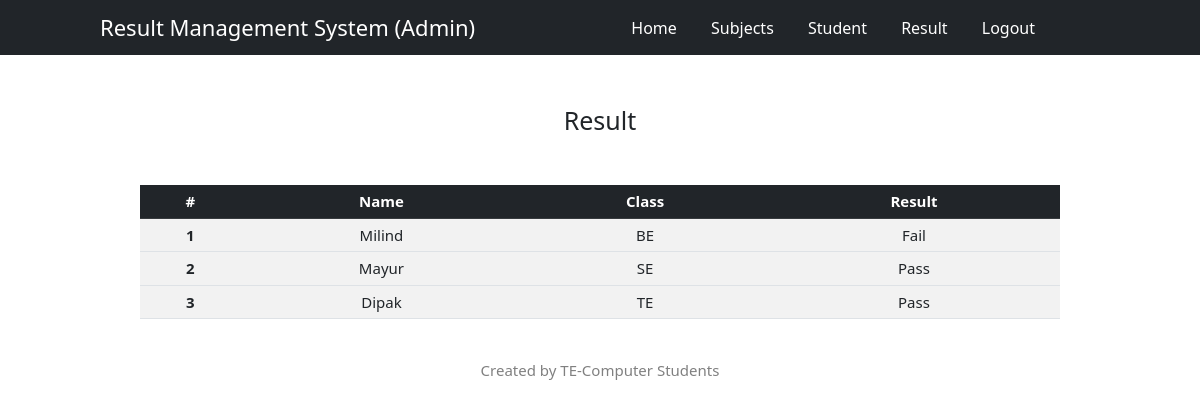
/edit_result.php, run on the app's committed database.
### tables this page shows
CREATE TABLE `stud` (
  `seatno` varchar(10) NOT NULL,
  `name` varchar(50) NOT NULL,
  `pass` varchar(15) NOT NULL,
  `class` varchar(5) NOT NULL,
  `m1` int(3) NOT NULL,
  `m2` int(3) NOT NULL,
  `m3` int(3) NOT NULL,
  `m4` int(3) NOT NULL,
  `m5` int(3) NOT NULL,
  `total` int(3) NOT NULL,
  `percent` float NOT NULL,
  `result` char(3) NOT NULL
);

### edit_result.php (the view, shortened to what this page needs)
<!DOCTYPE html>
<html lang="en">
<head>
    <link href="https://cdn.jsdelivr.net/npm/bootstrap@5.3.0-alpha3/dist/css/bootstrap.min.css" rel="stylesheet">
    <link rel="stylesheet" href="https://cdn.jsdelivr.net/npm/bootstrap-icons@1.10.5/font/bootstrap-icons.css">
</head>
<body>
    <?php
        include('init.php');
        $sql1 = "SELECT name, class, result FROM stud";
        $res = mysqli_query($con, $sql1);
        $num_rows = mysqli_num_rows($res);
    ?>
    <nav class="navbar">
        <div>
            <p class="heading">Result Management System (Admin)</p>
            <p class="menu-btn">
                <a href="index.php">Home</a>
                <a href="edit_subject.php">Subjects</a>
                <a href="edit_student.php">Student</a>
                <a href="edit_result.php">Result</a>
                <a href="login.php">Logout</a>
            </p>
        </div>
    </nav>
    <div class="container">
        <h1 id="dash-title">Result</h1>
    </div>
    <div class="info">
        <table class="table table-striped table-hover">
        <thead>
            <tr class="table-dark">
                <th scope="col">#</th>
                <th scope="col">Name</th>
                <th scope="col">Class</th>
                <th scope="col">Result</th>
            </tr>
        </thead>
<?php
$i=1;
if($num_rows>0)
{
    while($row=mysqli_fetch_array($res))
    {
        $rr = $row['result'];
        if($rr =='p' || $rr =='P')
        {
            $resl = 'Pass';
        } else {
            $resl = 'Fail';
        }
        echo'
        <tbody
            <tr>
                <th>'.$i.'</th>
                <td>'.$row['name'].'</td>
                <td>'.$row['class'].'</td>
                <td>'.$resl.'</td>
            </tr>
        </tbody>';
        $i++;
    }
}
?>
        </table>
    </div>
    <footer>
        <div class="foot">
            <p>Created by TE-Computer Students</p>
        </div>
    </footer>
</body>
</html>

### edit_result.php (style rules this page uses)
* { font-family: "Segoe UI", Tahoma, Geneva, Verdana, sans-serif; }
html { font-size: 10px; }
.navbar { background-color: #212529; color: white; height: 5.5rem; }
.navbar div { display: flex; height: 5.5rem; align-items: center; }
.heading { font-size: 2.2rem; margin-left: 10rem; }
.menu-btn { font-size: 1.6rem; position: absolute; right: 0; margin-right: 15rem; }
.menu-btn a { color: white; text-decoration: none; padding: 0.5rem; margin: auto 1rem; }
#dash-title { margin: 5rem auto auto auto; text-align: center; }
.info { display: flex; justify-content: center; width: 92rem; font-size: 1.5rem; align-items: center; text-align: center; margin: 5rem auto auto auto; }
.foot { text-align: center; margin-top: 3rem; font-size: 1.5rem; color: gray; }

### data on the page
stud: name "Milind", class "BE", result "Fail"
stud: name "Mayur", class "SE", result "Pass"
stud: name "Dipak", class "TE", result "Pass"
